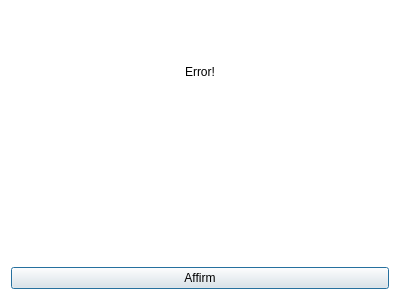
<?xml version="1.0" encoding="UTF-8"?>
<ui version="4.0">
 <class>Error</class>
 <widget class="QDialog" name="Error">
  <property name="geometry">
   <rect>
    <x>0</x>
    <y>0</y>
    <width>400</width>
    <height>300</height>
   </rect>
  </property>
  <property name="windowTitle">
   <string>Dialog</string>
  </property>
  <property name="styleSheet">
   <string notr="true">#Error { 
	background-color: rgb(255, 255, 255);
} 
#Error * { 
border-image:url(); 
}</string>
  </property>
  <layout class="QGridLayout" name="gridLayout">
   <item row="0" column="0">
    <widget class="QLabel" name="EroLb">
     <property name="text">
      <string>Error!</string>
     </property>
     <property name="alignment">
      <set>Qt::AlignCenter</set>
     </property>
    </widget>
   </item>
   <item row="2" column="0">
    <widget class="QPushButton" name="AfrBtn">
     <property name="text">
      <string>Affirm</string>
     </property>
    </widget>
   </item>
   <item row="1" column="0">
    <widget class="QLabel" name="InfoLb">
     <property name="text">
      <string/>
     </property>
     <property name="alignment">
      <set>Qt::AlignCenter</set>
     </property>
    </widget>
   </item>
  </layout>
 </widget>
 <resources/>
 <connections/>
</ui>
